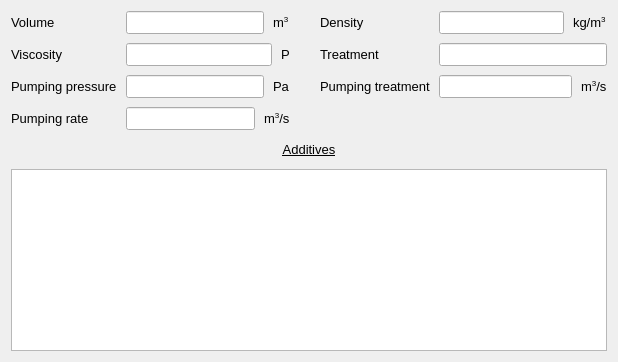
<?xml version="1.0" encoding="UTF-8"?>
<ui version="4.0">
 <class>MainTreatmentForm</class>
 <widget class="QWidget" name="MainTreatmentForm">
  <property name="geometry">
   <rect>
    <x>0</x>
    <y>0</y>
    <width>618</width>
    <height>362</height>
   </rect>
  </property>
  <property name="font">
   <font>
    <pointsize>10</pointsize>
   </font>
  </property>
  <property name="windowTitle">
   <string>Form</string>
  </property>
  <property name="locale">
   <locale language="English" country="UnitedStates"/>
  </property>
  <layout class="QGridLayout" name="gridLayout">
   <property name="horizontalSpacing">
    <number>30</number>
   </property>
   <property name="verticalSpacing">
    <number>12</number>
   </property>
   <item row="0" column="0">
    <layout class="QFormLayout" name="formLayout">
     <property name="horizontalSpacing">
      <number>9</number>
     </property>
     <property name="verticalSpacing">
      <number>9</number>
     </property>
     <item row="0" column="0">
      <widget class="QLabel" name="mta_volume_label">
       <property name="text">
        <string notr="true">Volume</string>
       </property>
      </widget>
     </item>
     <item row="1" column="0">
      <widget class="QLabel" name="mta_viscosity_label">
       <property name="text">
        <string notr="true">Viscosity</string>
       </property>
      </widget>
     </item>
     <item row="2" column="0">
      <widget class="QLabel" name="mta_pumping_pressure_label">
       <property name="text">
        <string notr="true">Pumping pressure</string>
       </property>
      </widget>
     </item>
     <item row="3" column="0">
      <widget class="QLabel" name="mta_pumping_rate_label">
       <property name="text">
        <string notr="true">Pumping rate</string>
       </property>
      </widget>
     </item>
     <item row="0" column="1">
      <layout class="QHBoxLayout" name="horizontalLayout">
       <item>
        <widget class="QLineEdit" name="mta_volume_lineedit"/>
       </item>
       <item>
        <widget class="QLabel" name="mta_volume_unit_label">
         <property name="sizePolicy">
          <sizepolicy hsizetype="Fixed" vsizetype="Preferred">
           <horstretch>0</horstretch>
           <verstretch>0</verstretch>
          </sizepolicy>
         </property>
         <property name="text">
          <string>m&lt;span style=&quot; vertical-align:super;&quot;&gt;3&lt;/span&gt;</string>
         </property>
        </widget>
       </item>
      </layout>
     </item>
     <item row="1" column="1">
      <layout class="QHBoxLayout" name="horizontalLayout_2">
       <item>
        <widget class="QLineEdit" name="mta_viscosity_lineedit"/>
       </item>
       <item>
        <widget class="QLabel" name="mta_viscosity_unit_label">
         <property name="sizePolicy">
          <sizepolicy hsizetype="Fixed" vsizetype="Preferred">
           <horstretch>0</horstretch>
           <verstretch>0</verstretch>
          </sizepolicy>
         </property>
         <property name="text">
          <string>P</string>
         </property>
        </widget>
       </item>
      </layout>
     </item>
     <item row="2" column="1">
      <layout class="QHBoxLayout" name="horizontalLayout_3">
       <item>
        <widget class="QLineEdit" name="mta_pumping_pressure_lineedit"/>
       </item>
       <item>
        <widget class="QLabel" name="mta_pumping_pressure_unit_label">
         <property name="sizePolicy">
          <sizepolicy hsizetype="Fixed" vsizetype="Preferred">
           <horstretch>0</horstretch>
           <verstretch>0</verstretch>
          </sizepolicy>
         </property>
         <property name="text">
          <string>Pa</string>
         </property>
        </widget>
       </item>
      </layout>
     </item>
     <item row="3" column="1">
      <layout class="QHBoxLayout" name="horizontalLayout_4">
       <item>
        <widget class="QLineEdit" name="mta_pumping_rate_lineedit"/>
       </item>
       <item>
        <widget class="QLabel" name="mta_pumping_rate_unit_label">
         <property name="sizePolicy">
          <sizepolicy hsizetype="Fixed" vsizetype="Preferred">
           <horstretch>0</horstretch>
           <verstretch>0</verstretch>
          </sizepolicy>
         </property>
         <property name="text">
          <string>m&lt;span style=&quot; vertical-align:super;&quot;&gt;3&lt;/span&gt;/s</string>
         </property>
        </widget>
       </item>
      </layout>
     </item>
    </layout>
   </item>
   <item row="0" column="1">
    <layout class="QFormLayout" name="formLayout_2">
     <property name="horizontalSpacing">
      <number>9</number>
     </property>
     <property name="verticalSpacing">
      <number>9</number>
     </property>
     <item row="0" column="0">
      <widget class="QLabel" name="mta_density_label">
       <property name="text">
        <string notr="true">Density</string>
       </property>
      </widget>
     </item>
     <item row="1" column="0">
      <widget class="QLabel" name="mta_treatment_label">
       <property name="text">
        <string notr="true">Treatment</string>
       </property>
      </widget>
     </item>
     <item row="1" column="1">
      <widget class="QLineEdit" name="mta_treatment_lineedit"/>
     </item>
     <item row="2" column="0">
      <widget class="QLabel" name="mta_pumping_treatment_label">
       <property name="text">
        <string notr="true">Pumping treatment</string>
       </property>
      </widget>
     </item>
     <item row="0" column="1">
      <layout class="QHBoxLayout" name="horizontalLayout_5">
       <item>
        <widget class="QLineEdit" name="mta_density_lineedit"/>
       </item>
       <item>
        <widget class="QLabel" name="mta_density_unit_label">
         <property name="sizePolicy">
          <sizepolicy hsizetype="Fixed" vsizetype="Preferred">
           <horstretch>0</horstretch>
           <verstretch>0</verstretch>
          </sizepolicy>
         </property>
         <property name="text">
          <string>kg/m&lt;span style=&quot; vertical-align:super;&quot;&gt;3&lt;/span&gt;</string>
         </property>
        </widget>
       </item>
      </layout>
     </item>
     <item row="2" column="1">
      <layout class="QHBoxLayout" name="horizontalLayout_6">
       <item>
        <widget class="QLineEdit" name="mta_pumping_treatment_lineedit"/>
       </item>
       <item>
        <widget class="QLabel" name="mta_pumping_treatment_unit_label">
         <property name="text">
          <string>m&lt;span style=&quot; vertical-align:super;&quot;&gt;3&lt;/span&gt;/s</string>
         </property>
        </widget>
       </item>
      </layout>
     </item>
    </layout>
   </item>
   <item row="1" column="0" colspan="2">
    <widget class="QLabel" name="mta_additives_label">
     <property name="font">
      <font>
       <pointsize>10</pointsize>
       <underline>true</underline>
      </font>
     </property>
     <property name="text">
      <string notr="true">Additives</string>
     </property>
     <property name="alignment">
      <set>Qt::AlignCenter</set>
     </property>
    </widget>
   </item>
   <item row="2" column="0" colspan="2">
    <widget class="QTableView" name="mta_additives_tableview">
     <property name="font">
      <font>
       <family>MS Shell Dlg 2</family>
       <pointsize>10</pointsize>
      </font>
     </property>
     <property name="editTriggers">
      <set>QAbstractItemView::DoubleClicked|QAbstractItemView::EditKeyPressed</set>
     </property>
     <property name="alternatingRowColors">
      <bool>true</bool>
     </property>
     <property name="selectionMode">
      <enum>QAbstractItemView::SingleSelection</enum>
     </property>
    </widget>
   </item>
  </layout>
 </widget>
 <resources/>
 <connections/>
</ui>
